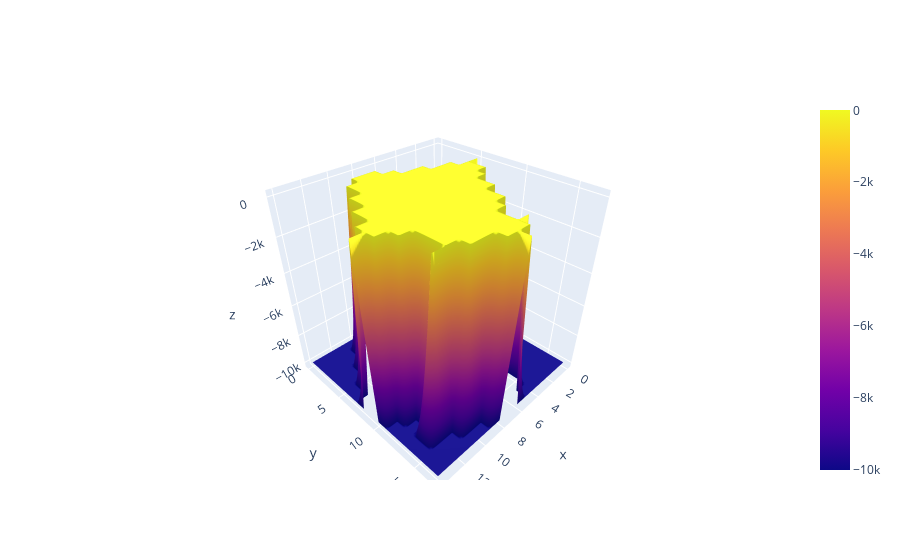

Source (notebook cell):
### Code cell
fig = go.Figure(data=go.Surface(z=out_image[0]))
fig.show()

### Figure 1 — Plotly figure (JSON) as saved in the notebook; plotly's stock layout.template omitted (floating-point values rounded to 4 significant figures; data arrays with more than 128 entries replaced by an {"elided": "..."} marker saying what was removed)
{"data": [{"type": "surface", "z": {"elided": "18x15 float values"}}], "layout": {}}
